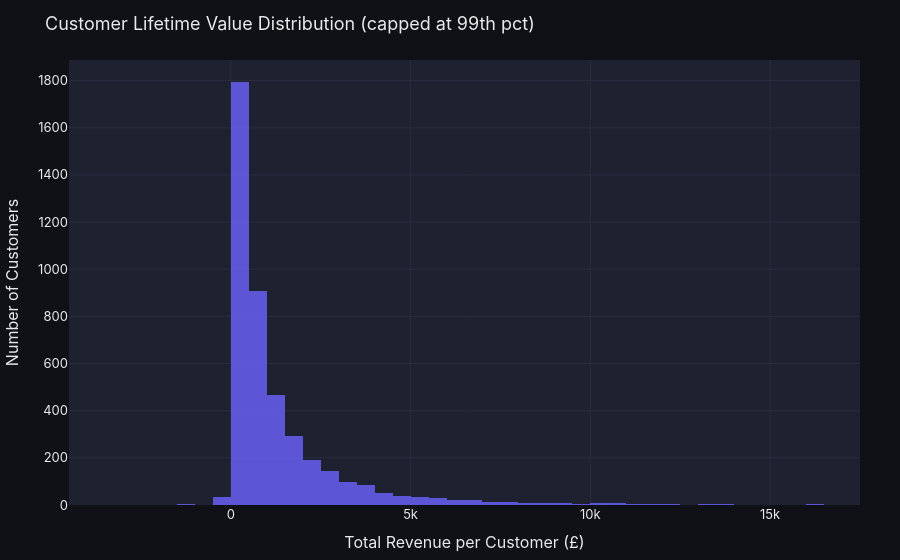

Source (notebook cell):
### Markdown cell above
### 4c. Customer Lifetime Value Distribution

### Code cell
clv = get_customer_lifetime_value(df_clean)
fig = plot_clv_distribution(clv)
fig.show()

### Figure 1 — Plotly figure (JSON) as saved in the notebook; plotly's stock layout.template omitted (floating-point values rounded to 4 significant figures; data arrays with more than 128 entries replaced by an {"elided": "..."} marker saying what was removed)
{"data": [{"marker": {"color": "#6C63FF"}, "nbinsx": 50, "opacity": 0.8, "type": "histogram", "x": {"elided": "4327 float values"}}], "layout": {"font": {"color": "#EAEAEA", "family": "Inter, sans-serif", "size": 13}, "legend": {"bgcolor": "rgba(0,0,0,0)", "borderwidth": 0}, "margin": {"b": 40, "l": 40, "r": 40, "t": 60}, "paper_bgcolor": "#0F1117", "plot_bgcolor": "#1E2130", "title": {"font": {"color": "#EAEAEA", "size": 18}, "text": "Customer Lifetime Value Distribution (capped at 99th pct)"}, "xaxis": {"gridcolor": "#2A2D3E", "showgrid": true, "title": {"text": "Total Revenue per Customer (£)"}, "zeroline": false}, "yaxis": {"gridcolor": "#2A2D3E", "showgrid": true, "title": {"text": "Number of Customers"}, "zeroline": false}}}
